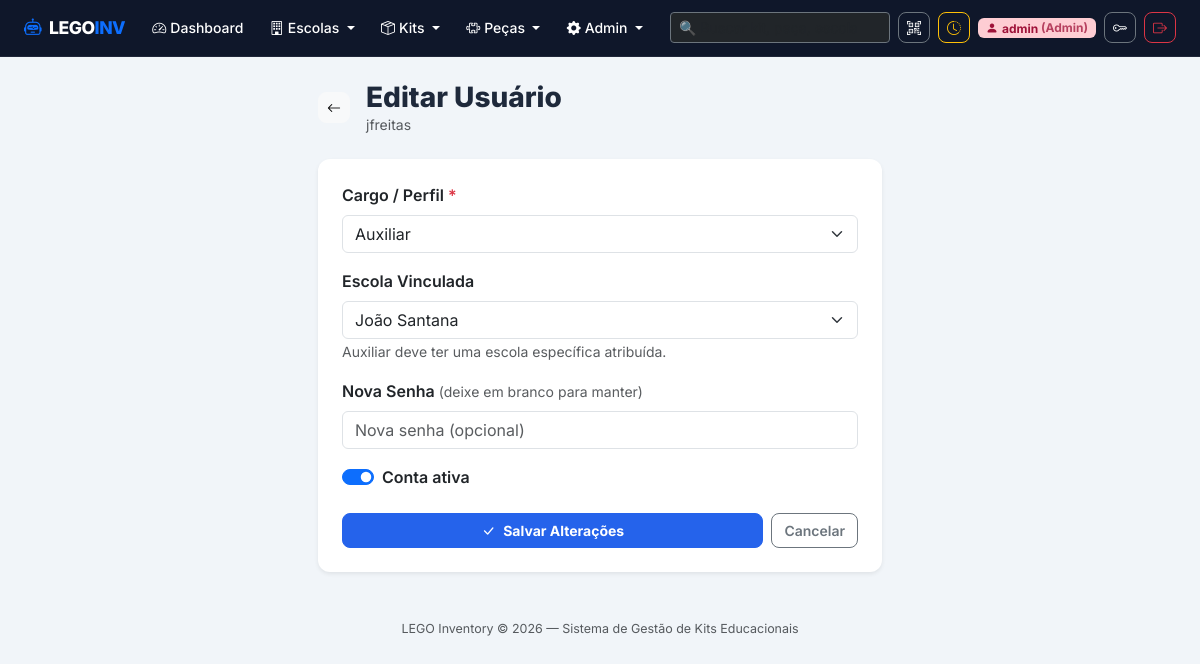
Screenshot of /admin/usuario/2/editar (signed in) with the database file from the repository.
### app.py (models this page shows, shortened)
class Usuario(db.Model):
    __tablename__ = 'usuarios'
    id = db.Column(db.Integer, primary_key=True)
    username = db.Column(db.String(80), unique=True, nullable=False)
    password = db.Column(db.String(255), nullable=False)
    role = db.Column(db.String(20), nullable=False)
    escola = db.Column(db.String(200), nullable=True)
    ativo = db.Column(db.Boolean, default=True, nullable=False)
    criado_em = db.Column(db.DateTime, default=lambda: datetime.now(timezone.utc))
    ultimo_login = db.Column(db.DateTime, nullable=True)

class Escola(db.Model):
    __tablename__ = 'escolas'
    id = db.Column(db.Integer, primary_key=True)
    nome = db.Column(db.String(100), unique=True, nullable=False)
    cidade = db.Column(db.String(100))
    responsavel = db.Column(db.String(100))
    telefone = db.Column(db.String(30))
    ativo = db.Column(db.Boolean, default=True)
    criado_em = db.Column(db.DateTime, default=lambda: datetime.now(timezone.utc))

### app.py (the view, shortened to what this page needs)
@app.route('/admin/usuario/<int:uid>/editar', methods=['GET', 'POST'])
@login_required(roles='admin')
def editar_usuario(uid):
    user = Usuario.query.get_or_404(uid)
    escolas_lista = Escola.query.filter_by(ativo=True).order_by(Escola.nome).all()
    return render_template('admin/form_usuario.html', usuario=user, escolas_lista=escolas_lista)

### app.py (called while the page is built)
@app.context_processor
def inject_globals():
    return {'now': datetime.now()}

def usuario_atual():
    uid = session.get('user_id')
    return Usuario.query.get(uid) if uid else None

### templates/admin/form_usuario.html (shortened to what this page needs)
{% extends 'base.html' %}
{% block content %}
<div class="row justify-content-center">
  <div class="col-md-8 col-lg-6">
    <div class="d-flex align-items-center mb-4 gap-3">
      <a href="{{ url_for('gerenciar_usuarios') }}" class="btn btn-light btn-sm">
        <i class="bi bi-arrow-left"></i>
      </a>
      <div>
        <h3 class="fw-800 mb-0">{% if usuario %}Editar Usuário{% else %}Novo Usuário{% endif %}</h3>
        <p class="text-muted small mb-0">{% if usuario %}{{ usuario.username }}{% else %}Cadastrar novo membro da equipe{% endif %}</p>
      </div>
    </div>
    <div class="card border-0 shadow-sm p-4">
      <form method="POST" novalidate>
        <div class="mb-3">
          <label class="form-label fw-semibold">Cargo / Perfil <span class="text-danger">*</span></label>
          <select name="role" class="form-select" id="roleSelect" onchange="ajustarEscolaUI()">
            <option value="auxiliar" {% if usuario and usuario.role == 'auxiliar' %}selected{% endif %}>Auxiliar</option>
          </select>
        </div>
        <div class="mb-3" id="escolaWrap">
          <label class="form-label fw-semibold">Escola Vinculada</label>
          <select name="escola" class="form-select" id="escolaSelect">
            {% for e in escolas_lista %}
            <option value="{{ e.nome }}"
              {% if usuario and usuario.escola == e.nome %}selected
              {% elif usuario and e.nome in (usuario.escola or '') %}selected
              {% endif %}>{{ e.nome }}{% if e.cidade %} — {{ e.cidade }}{% endif %}</option>
            {% endfor %}
          </select>
          <small class="text-muted" id="escolaHint">
          </small>
        </div>
        {% if usuario %}
        <div class="mb-3">
          <label class="form-label fw-semibold">Nova Senha <small class="text-muted fw-normal">(deixe em branco para manter)</small></label>
          <input type="password" name="nova_senha" class="form-control"
                 placeholder="Nova senha (opcional)" minlength="6">
        </div>
        <div class="mb-4">
          <div class="form-check form-switch">
            <input class="form-check-input" type="checkbox" name="ativo" id="ativoCheck"
                   {% if usuario.ativo %}checked{% endif %}>
            <label class="form-check-label fw-semibold" for="ativoCheck">Conta ativa</label>
          </div>
        </div>
        {% endif %}
        <div class="d-flex gap-2">
          <button type="submit" class="btn btn-primary flex-grow-1 fw-bold">
            <i class="bi bi-check-lg me-2"></i>{% if usuario %}Salvar Alterações{% else %}Cadastrar Usuário{% endif %}
          </button>
          <a href="{{ url_for('gerenciar_usuarios') }}" class="btn btn-outline-secondary">Cancelar</a>
        </div>
      </form>
    </div>
  </div>
</div>
{% endblock %}

### templates/base.html (style rules this page uses)
:root { --primary: #2563EB; --primary-dark: #1d4ed8; --success: #10B981; --danger: #EF4444; --warning: #F59E0B; --bg: #F1F5F9; --card-bg: #ffffff; --text: #1E293B; --muted: #64748B; --border: #E2E8F0; }
body { font-family: 'Inter', sans-serif; background: var(--bg); color: var(--text); min-height: 100vh; }
.card { border-radius: 12px; border: 1px solid var(--border); box-shadow: 0 1px 3px rgba(0,0,0,0.06); transition: transform 0.2s, box-shadow 0.2s; background: var(--card-bg); }
.btn { border-radius: 8px; font-weight: 600; font-size: 0.875rem; }
.btn-primary { background: var(--primary); border-color: var(--primary); }
.fw-800 { font-weight: 800; }

### rows the page displays
Usuario: username "jfreitas", role "Auxiliar", escola "João Santana", ativo "☑"

### other values shown
{{ session['username'] }} "admin"
{{ session['user_role']|capitalize }} "Admin"
